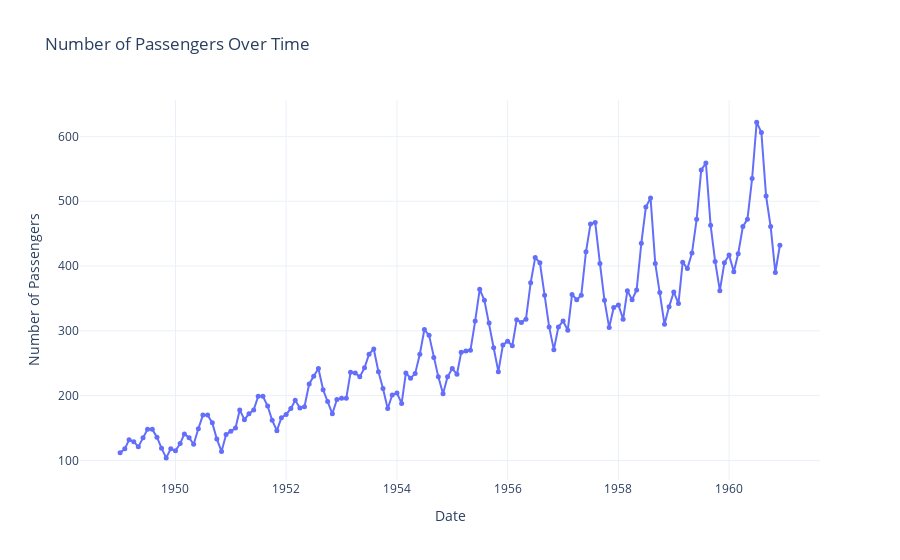

This figure's notebook cell:
### Markdown cell above
# Exploratory Data Analysis

### Code cell
fig = go.Figure()

fig.add_trace(go.Scatter(
    x=df.index,
    y=df['passengers'],
    mode='lines+markers',
    marker=dict(size=5),
    line=dict(width=2),
    name='Passengers'
))

fig.update_layout(
    title='Number of Passengers Over Time',
    xaxis_title='Date',
    yaxis_title='Number of Passengers',
    template='plotly_white',
    hovermode='x'
)

fig.show()

### Figure 1 — Plotly figure (JSON) as saved in the notebook; plotly's stock layout.template omitted (floating-point values rounded to 4 significant figures; data arrays with more than 128 entries replaced by an {"elided": "..."} marker saying what was removed)
{"data": [{"line": {"width": 2}, "marker": {"size": 5}, "mode": "lines+markers", "name": "Passengers", "type": "scatter", "x": {"elided": "144 str values"}, "y": {"elided": "144 int values"}}], "layout": {"hovermode": "x", "title": {"text": "Number of Passengers Over Time"}, "xaxis": {"title": {"text": "Date"}}, "yaxis": {"title": {"text": "Number of Passengers"}}}}
